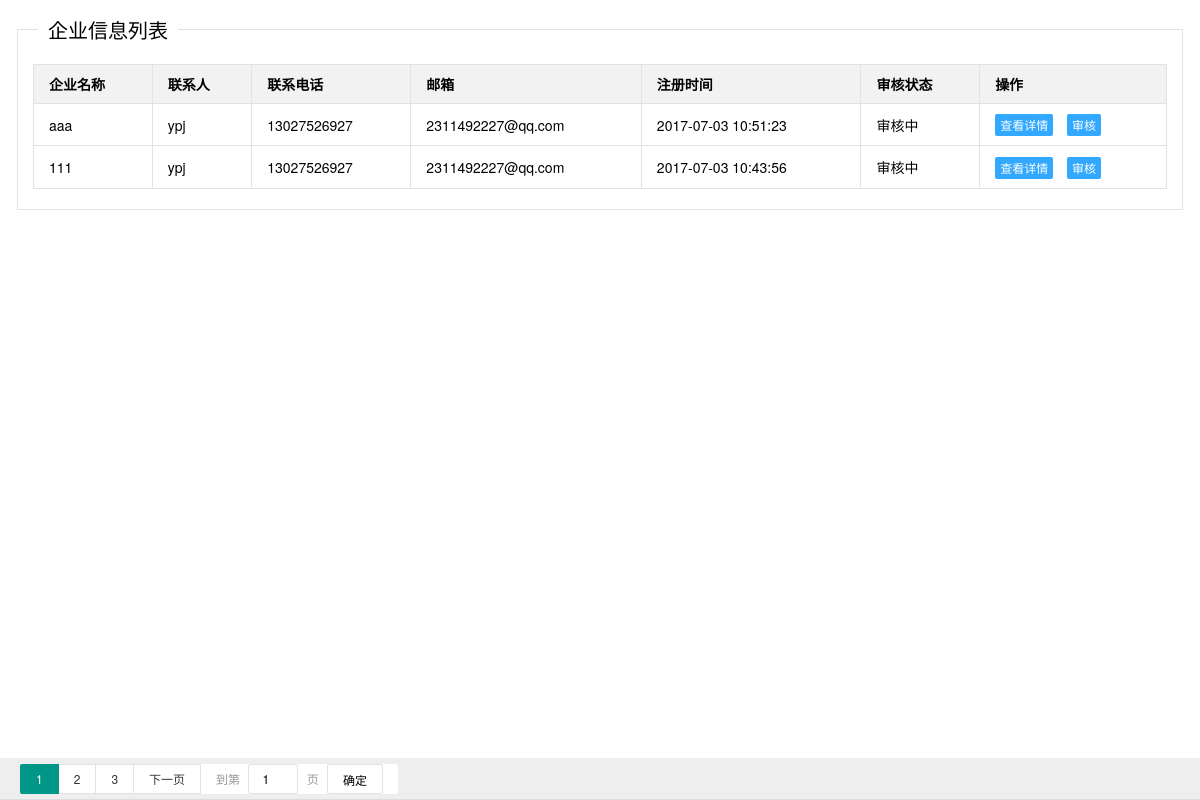
Screenshot of /index.php/admin/shenhe with the database file from the repository.
### tables this page shows
CREATE TABLE `tdc_user` (
  `TDC_id` int(11) NOT NULL AUTO_INCREMENT COMMENT '用户id',
  `User_Id` varchar(20) DEFAULT NULL COMMENT '企业登录账号',
  `User_Password` varchar(20) DEFAULT NULL COMMENT '用户密码',
  `Is_Admin` int(2) NOT NULL DEFAULT '0' COMMENT '超级管理员',
  `User_role` int(6) DEFAULT NULL COMMENT '用户权限组',
  `Admin_id` int(11) DEFAULT NULL COMMENT '管理员id',
  `CompanyName` varchar(50) DEFAULT NULL COMMENT '企业名称',
  `CompanyLogo` varchar(50) DEFAULT NULL COMMENT '企业logo',
  `Company_Certification` varchar(50) NOT NULL DEFAULT '' COMMENT '企业资质',
  `CompanyType` int(11) DEFAULT NULL COMMENT '企业类型',
  `ContactPerson` varchar(10) DEFAULT NULL COMMENT '联系人',
  `PhoneNumber` varchar(13) DEFAULT NULL COMMENT '联系电话',
  `Email` varchar(20) DEFAULT NULL COMMENT '邮箱',
  `User_Register_Time` datetime DEFAULT NULL COMMENT '注册时间',
  `Company_Status` smallint(6) DEFAULT NULL COMMENT '审核状态',
  `Reason` varchar(255) DEFAULT NULL COMMENT '未通过审核原因',
  PRIMARY KEY (`TDC_id`)
);

### application/controllers/Admin.php (called while the page is built, shortened)
<?php
class Admin extends CI_Controller
{
	public function __construct()
	{
		$this->load->helper('url');
		$this->load->helper('html');
		$this->load->library('session');
		$this->load->model('User_model');
		$this->load->model('Goods_Add_model');
		$this->load->model('Template_model');
		$this->load->helper('common_function');
	}
	public function shenhe()
	{
		$nums = 2;
		$data = $this->User_model->search_shenhe($nums,0);
		$total = $this->User_model->search_shenhe_num();
		$page = ceil($total/$nums);
		 foreach($data as $k=>$v)
		{
            if($v['Company_Status'] == '0' )
			{
				$data[$k]['Company_Status']='审核中';
			}
        }
		$data2['info'] = $data;
		$data2['num'] = $page;
		$this->load->view('platformAdmin/Company_shenhe',$data2);
	}
}
?>

### index.php (called while the page is built, shortened)
<?php
require_once BASEPATH.'core/CodeIgniter.php';

### application/models/User_model.php (called while the page is built, shortened)
<?php
class User_model extends CI_Model
{
	public function search_shenhe($limit = '', $offset = '')
	{
		$query = $this->db->select('*')->from('tdc_user')->where('Company_Status!=',1)->order_by('User_Register_Time','desc')->limit($limit,$offset)->get();
		$list = $query->result_array();
		return $list;
	}
}

### application/views/platformAdmin/Company_shenhe.php (the view, shortened to what this page needs)
<!DOCTYPE html>
<html>
	<head>
		<link rel="stylesheet" href="<?php echo base_url(); ?>webroot/TDC_Admin/plugins/layui/css/layui.css" media="all" />
		<link rel="stylesheet" href="<?php echo base_url(); ?>webroot/TDC_Admin/css/global.css" media="all">
		<link rel="stylesheet" type="text/css" href="http://www.jq22.com/jquery/font-awesome.4.6.0.css">
		<link rel="stylesheet" href="<?php echo base_url(); ?>webroot/TDC_Admin/css/table.css" />
	</head>
	<body>
		<div class="admin-main">
			<fieldset class="layui-elem-field">
				<legend>企业信息列表</legend>
				<div class="layui-field-box">
					<table class="layui-table">
						<thead>
							<tr>
								<th>企业名称</th>
								<th>联系人</th>
								<th>联系电话</th>
								<th>邮箱</th>
								<th>注册时间</th>
								<th>审核状态</th>
								<th>操作</th>
							</tr>
						</thead>
						<tbody id="content">
						  <?php
								foreach ($info as $key => $value)
								{ ?>
	                              <tr>
									<td><?php echo $value['CompanyName'];?></td>
								    <td><?php echo $value['ContactPerson'];?></td>
								    <td><?php echo $value['PhoneNumber'];?></td>
								    <td><?php echo $value['Email'];?></td>
								    <td><?php echo $value['User_Register_Time'];?></td>
									<td><?php echo $value['Company_Status'];?></td>
									<td>
										<a href="<?php echo site_url('Admin/shenhe_detail')?>?TDC_id=<?php echo $value['TDC_id'];?>" class="layui-btn layui-btn-normal layui-btn-mini">查看详情</a>
									    <button onclick="chuanzhi(<?php echo $value['TDC_id'];?>)" class="layui-btn layui-btn-normal layui-btn-mini">审核</button>
									</td>
							</tr>
							<?php } ?>
						</tbody>
					</table>
				</div>
			</fieldset>
			<div class="admin-table-page">
				<div id="page" class="page">
				</div>
			</div>
		</div>
	</body>
</html>

### webroot/TDC_Admin/css/global.css (style rules this page uses)
.admin-table-page { position: fixed;z-index: 19940201;bottom: 0;width: 100%;background-color: #eee;border-bottom: 1px solid #ddd;left: 0px; }
.admin-table-page .page { padding-left:20px; }
.admin-main { margin: 15px; }

### webroot/TDC_Admin/css/table.css (style rules this page uses)
.admin-table-page { position: fixed;z-index: 19940201;bottom: 0;width: 100%;background-color: #eee;border-bottom: 1px solid #ddd;left: 0px; }
.admin-table-page .page { padding-left:20px; }

### rows the page displays
tdc_user: CompanyName "aaa", ContactPerson "ypj", PhoneNumber "13027526927", Email "2311492227@qq.com", User_Register_Time "2017-07-03 10:51:23", Company_Status "审核中"
tdc_user: CompanyName "111", ContactPerson "ypj", PhoneNumber "13027526927", Email "2311492227@qq.com", User_Register_Time "2017-07-03 10:43:56", Company_Status "审核中"
